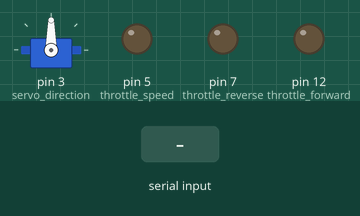
Bench run of a sketch on a simulated Arduino Uno, built with avr-gcc and run on an emulated ATmega328P. On the bench: servo, output pins drawn as LEDs (lit = HIGH). Inputs (shaded band) come from the test bench.

Above: at 1.2 s.
1.3 s: byte 3 (3) received over Serial
3.2 s: byte 0 (0) received over Serial
At 4.2 s:
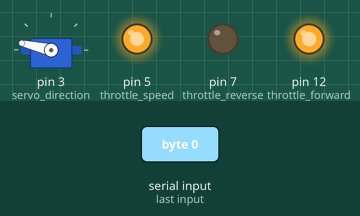
4.7 s: byte 1 (1) received over Serial
At 5.3 s:
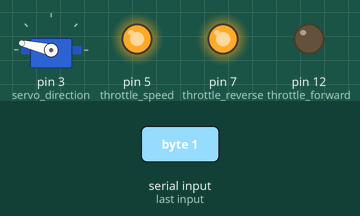
6.2 s: byte 2 (2) received over Serial
At 6.5 s:
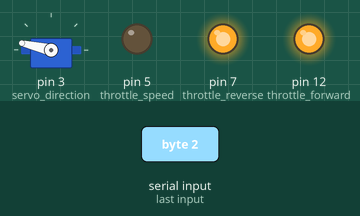
7.7 s: byte 4 (4) received over Serial
9.6 s: byte 5 (5) received over Serial
At 10.8 s:
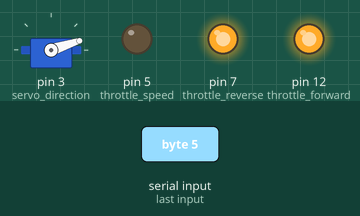
Timing chart, 0 to 12.4 s (numbered marks = the images above; inputs shaded):
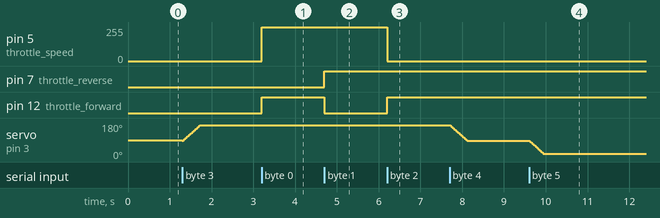

The sketch:

sketch.ino
```cpp
#include <Streaming.h>
#include <Servo.h>

#define throttle_speed  5 // pwm
#define throttle_forward 12 // digital
#define throttle_reverse 7  // digital
#define servo_direction 3 // pwm

Servo navigation ;
void setup() {
    Serial.begin(9600) ;
    pinMode(throttle_forward, OUTPUT) ;
    pinMode(throttle_reverse, OUTPUT) ;
    navigation.attach(servo_direction) ;
}

void loop() {
    if (Serial.available() > 0) {
        char serial_data = Serial.read() ;
        //
        // FORWARD
        //
        if (serial_data == 0) {
            digitalWrite(throttle_forward, HIGH) ; // close switch
            digitalWrite(throttle_reverse, LOW) ; // open switch
            analogWrite(throttle_speed, 254) ; // forward button pressed
            //
            // REVERSE
            //
        }
        if (serial_data == 1) {
            digitalWrite(throttle_forward , LOW);
            digitalWrite(throttle_reverse, HIGH) ;
            analogWrite(throttle_speed, 254) ;// reverse button pressed
        }
        //
        // STOP
        //
        if (serial_data == 2) {
            // i am using free stopping fast stop can also be used
            // by highing both forward and reverse pins but it
            // requires current to be < 2A
            digitalWrite(throttle_forward , HIGH);
            digitalWrite(throttle_reverse, HIGH) ;
            analogWrite(throttle_speed, 0) ;
        }
        //
        // RIGHT
        //
        if (serial_data == 3) {
            for (int a = 85; a != 168 ; a += 1) {// right button pressed
                navigation.write(a) ;
                delay(5) ;
            }
        }
        if (serial_data == 4) { // right button released
            for (int a = 168; a != 85 ; a -= 1) {
                navigation.write(a) ;
                delay(5) ;
            }
        }
        //
        // LEFT
        //
        if (serial_data == 5) {
            for (int a = 85; a != 17 ; a -= 1) { // left button pressed
                navigation.write(a) ;
                delay(5) ;
            }
        }
        if (serial_data == 6) { // left button released
            for (int a = 17; a != 85 ; a += 1) {
                navigation.write(a) ;
                delay(5) ;
            }
        }
    }
}
```

Measured:
- after the input at 3.2 s, pin 5 (throttle_speed): 0/255 → 254/255 at once; pin 12 (throttle_forward): LOW → HIGH at once
- after the input at 4.7 s, pin 7 (throttle_reverse): LOW → HIGH at once; pin 12 (throttle_forward): HIGH → LOW at once
- after the input at 6.2 s, pin 5 (throttle_speed): 254/255 → 0/255 at once; pin 12 (throttle_forward): LOW → HIGH at once
- after the input at 9.6 s, servo on pin 3 (servo_direction): moves from 86° to 18° over 0.34 s, starting at once
